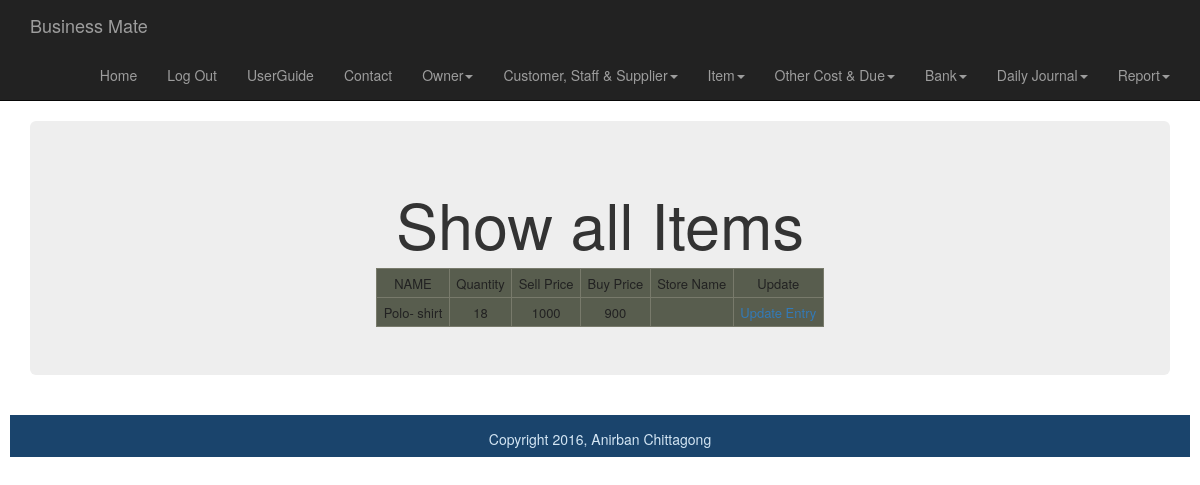
The page /smart_shop/item_section/searchitem.php (signed in) on the database its author committed.
### tables this page shows
CREATE TABLE IF NOT EXISTS `item` (
  `id` int(11) NOT NULL AUTO_INCREMENT,
  `name` varchar(200) NOT NULL,
  `userId` int(11) NOT NULL,
  `quantity` int(11) NOT NULL,
  `store_id` int(11) NOT NULL,
  `sell_price` int(11) NOT NULL,
  `buy_price` int(11) NOT NULL,
  PRIMARY KEY (`id`)
);

### smart_shop/item_section/searchitem.php (the view, shortened to what this page needs)
<?php
$connection =mysql_connect(DB_SERVER,DB_USER,DB_PASS);
?>
<?php include("../includes/header.php"); ?>
	<div class="container">
		<div class="jumbotron">
		<h1>Show all Items</h1>
		<table>
				<?php
				 $user_id=$_SESSION['userId'];
				$result =mysql_query("SELECT * FROM item WHERE userId = {$user_id} ",$connection);
				  if( mysql_num_rows($result)>0)
				{
				echo "<tr><td>"."NAME"."</td><td>"."Quantity"."</td><td>"."Sell Price"."</td><td>"."Buy Price"."</td><td>"."Store Name"."</td><td>"."Update"."</td></tr>";
				while($row=mysql_fetch_array($result)){
				$store_set=get_store_by_id($row["store_id"]);
				$store= mysql_fetch_array($store_set);
					echo "<tr><td>".$row["name"]."</td><td>".$row["quantity"]."</td><td>".$row["sell_price"]."</td><td>".$row["buy_price"]."</td><td>".$store["name"]."</td><td><a href=\"itementryupdate.php?id=".$row["id"]."\"> Update Entry</a></td></tr>";
				}
				}
				else {
					echo "Sorry, no data yet.";
				 }
				?>
		</table>
	 </div>
	</div>
	<div id="footer">Copyright 2016, Anirban Chittagong</div>
	</body>
</html>

### smart_shop/css/styles.css (style rules this page uses)
table, tr, td { border: 1px solid #787A6B; margin:0 auto; font-size: 13px; line-height: 15px; padding: 0.5em; background:#585D4E; color:#222; text-align:center; }
.jumbotron { text-align:center; }
#footer { height: 3em; margin: 10px; padding: 1em; text-align: center; background: #1A446C; color: #D4E6F4; clear:both; }

### rows shown on the page
item: name "Polo- shirt", quantity "18", sell_price "1000", buy_price "900"
